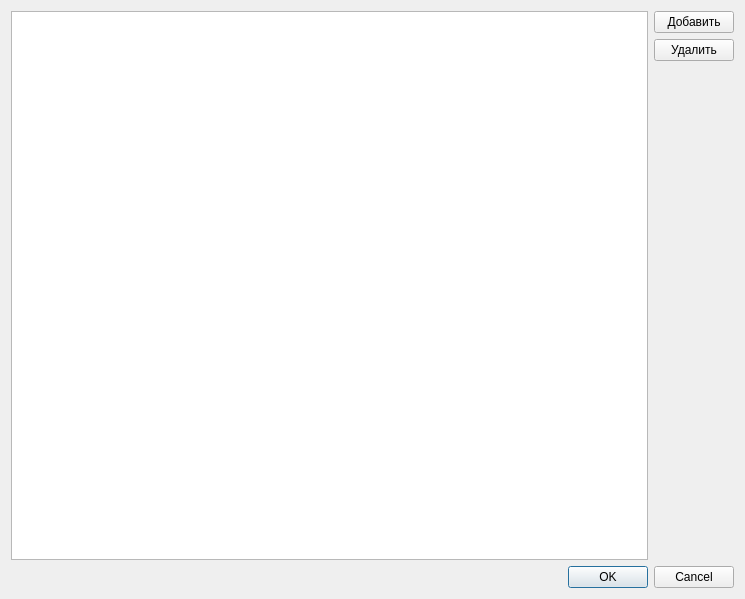
<?xml version="1.0" encoding="UTF-8"?>
<ui version="4.0">
 <class>OtherFilesDialog</class>
 <widget class="QDialog" name="OtherFilesDialog">
  <property name="geometry">
   <rect>
    <x>0</x>
    <y>0</y>
    <width>745</width>
    <height>599</height>
   </rect>
  </property>
  <property name="windowTitle">
   <string>Dialog</string>
  </property>
  <layout class="QVBoxLayout" name="verticalLayout">
   <item>
    <layout class="QHBoxLayout" name="horizontalLayout">
     <item>
      <widget class="QTableView" name="filesTable">
       <attribute name="horizontalHeaderStretchLastSection">
        <bool>true</bool>
       </attribute>
      </widget>
     </item>
     <item>
      <layout class="QVBoxLayout" name="verticalLayout_2">
       <item>
        <widget class="QPushButton" name="addButton">
         <property name="text">
          <string>Добавить</string>
         </property>
        </widget>
       </item>
       <item>
        <widget class="QPushButton" name="removeButton">
         <property name="text">
          <string>Удалить</string>
         </property>
        </widget>
       </item>
       <item>
        <spacer name="verticalSpacer">
         <property name="orientation">
          <enum>Qt::Vertical</enum>
         </property>
         <property name="sizeHint" stdset="0">
          <size>
           <width>20</width>
           <height>40</height>
          </size>
         </property>
        </spacer>
       </item>
      </layout>
     </item>
    </layout>
   </item>
   <item>
    <widget class="QDialogButtonBox" name="buttonBox">
     <property name="orientation">
      <enum>Qt::Horizontal</enum>
     </property>
     <property name="standardButtons">
      <set>QDialogButtonBox::Cancel|QDialogButtonBox::Ok</set>
     </property>
    </widget>
   </item>
  </layout>
 </widget>
 <resources/>
 <connections>
  <connection>
   <sender>buttonBox</sender>
   <signal>accepted()</signal>
   <receiver>OtherFilesDialog</receiver>
   <slot>accept()</slot>
   <hints>
    <hint type="sourcelabel">
     <x>248</x>
     <y>254</y>
    </hint>
    <hint type="destinationlabel">
     <x>157</x>
     <y>274</y>
    </hint>
   </hints>
  </connection>
  <connection>
   <sender>buttonBox</sender>
   <signal>rejected()</signal>
   <receiver>OtherFilesDialog</receiver>
   <slot>reject()</slot>
   <hints>
    <hint type="sourcelabel">
     <x>316</x>
     <y>260</y>
    </hint>
    <hint type="destinationlabel">
     <x>286</x>
     <y>274</y>
    </hint>
   </hints>
  </connection>
 </connections>
</ui>
